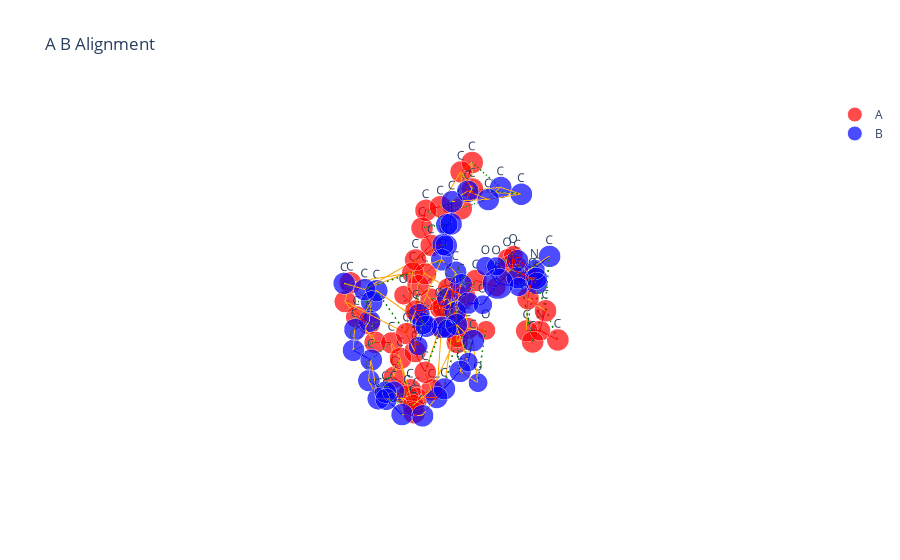

Notebook source saved alongside this figure:
### Markdown cell above
ArbAlign alignment

### Code cell
data_path = "../Data/first_8_molecules_RDKIT"
ligand = '1ln1_DLP'
i = 49
nameB = ligand+'_conf'+str(i)+'_arbalign.xyz'
path1 = os.path.join(data_path, 'extra_bio_ligands', ligand+'.xyz')
path2 = os.path.join('arbalign_output', ligand+'_conf'+str(i)+'-aligned_to-'+ligand+'.xyz')
molA = next(pybel.readfile("xyz", path1))
molB = next(pybel.readfile("xyz", path2))
X_A, T_A, B_A = otm.tl.process_molecule(molA, heavy_atoms_only=True) 
X_B, T_B, B_B = otm.tl.process_molecule(molB, heavy_atoms_only=True)
X_B_aligned, _, _ = otm.tl.kabsch(X_A, X_B, np.eye(X_A.shape[0]))
otm.tl.write_xyz_with_custom_labels(
    os.path.join('arbalign_output', nameB), 
    X_B_aligned, 
    T_B,
    comment="aligned by ArbAlign")
print(otm.tl.root_mean_square_deviation(X_A, X_B_aligned))
otm.pl.interactive_alignment_plot(X_A, X_B_aligned, T_A, T_B, B_A, B_B, assignment=np.arange(X_A.shape[0]))
